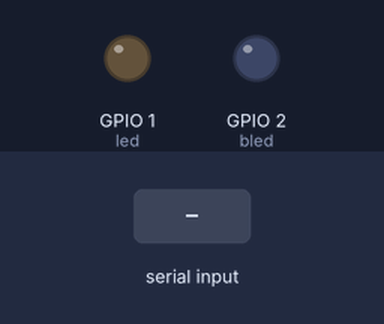
Simulated run of this sketch. Board: ESP8266 (NodeMCU). On the bench: output pins drawn as LEDs (lit = HIGH). The test bench sets the inputs (shaded band). WiFi joins after 1.5 s; servers stay silent unless stated; web services answer with replies made up by the test bench; what the sketch prints to the serial monitor is not drawn.

Above: at 3.2 s.
3.3 s: "90,45\n" received over Serial
At 5.3 s:
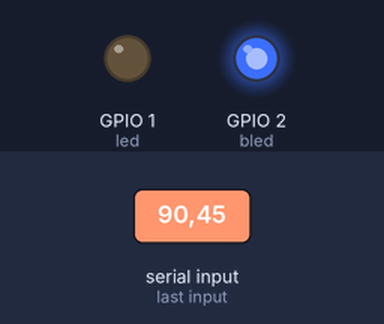
6.0 s: "30,150\n" received over Serial
At 8.8 s:
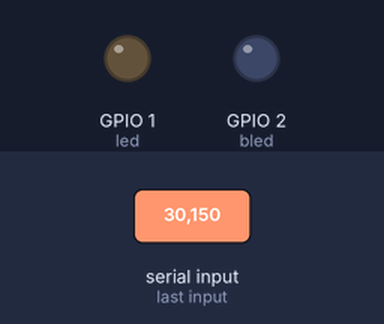
9.0 s: "15\n" received over Serial
At 11.0 s:
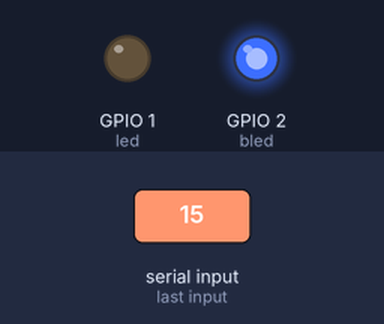
Timing chart, 0 to 12.8 s (numbered marks = the images above; inputs shaded):
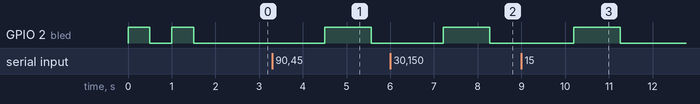

Measured:
- after the input at 3.3 s, GPIO 2 (bled): LOW → HIGH after 1.2 s, → LOW 1.1 s later
- after the input at 6.0 s, GPIO 2 (bled): LOW → HIGH after 1.2 s, → LOW 1.1 s later
- after the input at 9.0 s, GPIO 2 (bled): LOW → HIGH after 1.2 s, → LOW 1.1 s later

The sketch:

ESP_Code.ino
```cpp
#include <ESP8266WiFi.h>            //-------------------------Define use of ESP8266 Wifi Library for Wifi Setup
#include <ESP8266WebServer.h>
#include <stdlib.h>                 //-------------------------Define use of stdlib to convert char arrays to float type


const byte numChars = 32;           //-------------------------Allocate Char array for recieved data from arduino
char receivedChars[numChars];

boolean newData = false;            //-------------------------Boolean to mark when new data is recieved

float temp;                         //-------------------------Float to store temp from Arduino

int bled = 2;                       //-------------------------Initalize blue LED on Pin 2(GPIO2) and onboard LED on pin 1(onboard)
int led = 1;


//-----------------------BASIC WIFI SETTINGS-------------------------//
const char* ssid = "SSID"; //Change to reflect local network
const char* password = "YOURPASS";   //Ditto

const char* host = "api.thingspeak.com"; //Domain to Server
const char* path = "/update?api_key=PO0IANZGAXMFCJMV&field1="; //Path of Server
int refreshtime = 15; //Make new HTTPS request after x seconds

void setup() {                    //------------------------------Setup, run once when powered on
  Serial.begin(115200);                  //--------------------------For Commmunication with Arduino
  pinMode(bled, OUTPUT);                 //--------------------------Set LED pins as outputs
  pinMode(led, OUTPUT);

  WiFi.mode(WIFI_STA);                   //--------------------------Set ESP to Station mode, instead of Access Point
  WiFi.begin(ssid, password);            //--------------------------Connect to the Wifi network as defined in BASIC WIFI SETTINGS


  while (WiFi.status() != WL_CONNECTED) {//--------------------------Waiting for Wifi Connection
    digitalWrite(bled, HIGH);            //--------------------------Flash the Blue LED to indicate connecting...
    delay(500);
    Serial.print("Connecting..");
    digitalWrite(bled, LOW);
    delay(500);
  }
}

void loop() {                     //------------------------------Loop, keep running while on
  if (WiFi.status() == WL_CONNECTED) { //----------------------------While Wifi is connected
    recvTemp();                        //----------------------------Function to recieve temp from arduino
    sendTemp();                        //----------------------------Function to send temp to the server
  }
}

void recvTemp() {                 //------------------------------Function for recieving temperature float over serial
    static byte ndx = 0;               //------------------------------Set char index to zero
    char endMarker = '\n';             //------------------------------Set "end marker" to newline symbol
    char rc;                           //------------------------------Allocate rc char for recieved char

    if (Serial.available() > 0) {      //------------------------------If Serial is connected
        rc = Serial.read();            //------------------------------Read the character sent, and save to rc

        if (rc != endMarker) {         //------------------------------If the recieved character isn't a newline
            receivedChars[ndx] = rc;   //------------------------------Add the recieved character to our character array
            ndx++;                     //------------------------------Increase char index by one
            if (ndx >= numChars) {     //------------------------------Code to ensure that recieved data isn't longer than the character array we defined - not an issue in our use case can ignore
                ndx = numChars - 1;
            }
        }
        else {                          //------------------------------If the recieved character is a newline, marking the end of a transmission
            receivedChars[ndx] = '\0';  //------------------------------End the char array with \0 that tells arduino that the char array ends
            ndx = 0;                    //------------------------------Set char index back to zero
            newData = true;             //------------------------------Set the newData boolean to true, letting the sendTemp function know that this data hasn't been sent before
        }
    }
}

void sendTemp() {                 //---------------------------------Function for sending temps to server
    if (newData == true) {           //----------------------------------If this data hasn't already been sent

        temp = 0.0;                  //----------------------------------Reset the temp float
        temp = atof(receivedChars);  //----------------------------------Convert the recieved data to a float type from char array, store in "temp"
        updatetemp(temp);            //----------------------------------Run updatetemp helper function
        newData = false;             //----------------------------------Mark Data as sent, so sendTemp doesn't send it again

    }
}


void updatetemp(float temp){       //---------------------------------Helper function for sending data to server
  WiFiClient httpsClient;             //---------------------------------Start Wifi Client
  httpsClient.setTimeout(15000);      //---------------------------------Set Timeout to 15seconds
  delay(1000);
  int retry = 0;                      //---------------------------------Set retry counter to zero
  while ((!httpsClient.connect(host, 80)) && (retry < 15)) { //----------While the client hasn't connected to the host, and there has been less than 15 retries
    delay(1000);                                             //----------Wait one second then try again
    retry++;                                                 //----------Increase the retry counter
  }
  if (retry == 15) {                                         //----------If 15 retries are attempted and still no connection
    Serial.println("Connection failed");
    digitalWrite(led, HIGH);                                 //----------Flash onboard LED signifying no connection made
    delay(500);
    digitalWrite(led, LOW);
    delay(500);
    digitalWrite(led, HIGH);
    delay(500);
    digitalWrite(led, LOW);
  }
  else {                                                      //---------If Conenction Successful
    Serial.println("Connected to Server");
    digitalWrite(bled, HIGH);                                 //---------Turn on Blue LED, signaling start of data transmission
  }
  httpsClient.print(String("GET ") + path + String(temp) +    //---------Send a GET request, with temp in the url
                    " HTTP/1.1\r\n" +
                    "Host: " + host +
                    "\r\n" + "Connection: close\r\n\r\n");
  while (httpsClient.connected()) {                           //----------Recieve Data sent from Server (not used in our case, server doesn't send any data)

    String line = httpsClient.readStringUntil('\n');
    if (line == "\r") {
      break;
    }
  }

  delay(1000);                                                //-----------Wait one second, before closing the client
  httpsClient.stop();
  digitalWrite(bled, LOW);                                    //-----------Turn off the Blue LED, signifying end of data transmission
}
```
